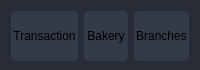
                     <widget class="QFrame" name="update_data_btn">
                      <property name="minimumSize">
                       <size>
                        <width>0</width>
                        <height>70</height>
                       </size>
                      </property>
                      <property name="maximumSize">
                       <size>
                        <width>16777215</width>
                        <height>70</height>
                       </size>
                      </property>
                      <property name="styleSheet">
                       <string notr="true">background-color: rgb(39, 44, 54);
border-radius: 5px;</string>
                      </property>
                      <property name="frameShape">
                       <enum>QFrame::StyledPanel</enum>
                      </property>
                      <property name="frameShadow">
                       <enum>QFrame::Raised</enum>
                      </property>
                      <layout class="QHBoxLayout" name="horizontalLayout_15">
                       <item>
                        <widget class="QPushButton" name="Transaction_btn_2">
                         <property name="enabled">
                          <bool>true</bool>
                         </property>
                         <property name="minimumSize">
                          <size>
                           <width>0</width>
                           <height>50</height>
                          </size>
                         </property>
                         <property name="maximumSize">
                          <size>
                           <width>16777215</width>
                           <height>50</height>
                          </size>
                         </property>
                         <property name="styleSheet">
                          <string notr="true">QPushButton {
	border: 2px solid rgb(52, 59, 72);
	border-radius: 5px;	
	background-color: rgb(52, 59, 72);
}
QPushButton:hover {
	background-color: rgb(57, 65, 80);
	border: 2px solid rgb(61, 70, 86);
}
QPushButton:pressed {	
	background-color: rgb(35, 40, 49);
	border: 2px solid rgb(43, 50, 61);
}</string>
                         </property>
                         <property name="text">
                          <string>Transaction</string>
                         </property>
                         <property name="iconSize">
                          <size>
                           <width>20</width>
                           <height>20</height>
                          </size>
                         </property>
                        </widget>
                       </item>
                       <item>
                        <widget class="QPushButton" name="Bakery_btn_2">
                         <property name="minimumSize">
                          <size>
                           <width>0</width>
                           <height>50</height>
                          </size>
                         </property>
                         <property name="maximumSize">
                          <size>
                           <width>16777215</width>
                           <height>50</height>
                          </size>
                         </property>
                         <property name="styleSheet">
                          <string notr="true">QPushButton {
	border: 2px solid rgb(52, 59, 72);
	border-radius: 5px;	
	background-color: rgb(52, 59, 72);
}
QPushButton:hover {
	background-color: rgb(57, 65, 80);
	border: 2px solid rgb(61, 70, 86);
}
QPushButton:pressed {	
	background-color: rgb(35, 40, 49);
	border: 2px solid rgb(43, 50, 61);
}</string>
                         </property>
                         <property name="text">
                          <string>Bakery</string>
                         </property>
                        </widget>
                       </item>
                       <item>
                        <widget class="QPushButton" name="Branches_btn_2">
                         <property name="minimumSize">
                          <size>
                           <width>0</width>
                           <height>50</height>
                          </size>
                         </property>
                         <property name="maximumSize">
                          <size>
                           <width>16777215</width>
                           <height>50</height>
                          </size>
                         </property>
                         <property name="styleSheet">
                          <string notr="true">QPushButton {
	border: 2px solid rgb(52, 59, 72);
	border-radius: 5px;	
	background-color: rgb(52, 59, 72);
}
QPushButton:hover {
	background-color: rgb(57, 65, 80);
	border: 2px solid rgb(61, 70, 86);
}
QPushButton:pressed {	
	background-color: rgb(35, 40, 49);
	border: 2px solid rgb(43, 50, 61);
}</string>
                         </property>
                         <property name="text">
                          <string>Branches</string>
                         </property>
                        </widget>
                       </item>
                      </layout>
                     </widget>
